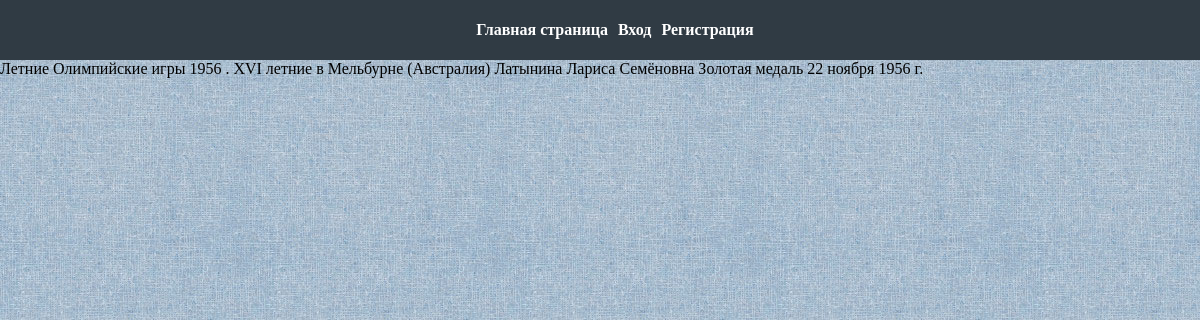
Screenshot of /news/1 with the database file from the repository.
### app/olimp/models.py (models this page shows, shortened)
class Stand(models.Model):
    stand_name = models.CharField(
        max_length=20,
        verbose_name="Заголовок записи",
        null=False,
        blank=False,
    )
    stand_description = models.TextField(
        verbose_name="Описание записи",
        max_length=100,
        null=False,
        blank=False,
    )
    sportsman_id = models.ForeignKey(
        "Sportsman",
        on_delete=models.CASCADE,
        related_name="Sportsman_Stand",
        verbose_name="Спортсмен",
        null=False,
        blank=False,
    )
    view_olimp_id = models.ForeignKey(
        "ViewOlimp",
        on_delete=models.CASCADE,
        related_name="ViewOlimp_Stand",
        verbose_name="Вид олимпийских игр",
        null=False,
        blank=False,
    )
    medal_id = models.ForeignKey(
        "Medal",
        on_delete=models.CASCADE,
        related_name="Medal_Stand",
        verbose_name="Медаль",
        null=False,
        blank=False,
    )
    date_event = models.DateField(
        verbose_name="Дата олимпиады",
        null=True,
        blank=False,
    )
    stand_is_visible = models.BooleanField(
        default=False,
        verbose_name="Скрытая запись",
        null=True,
        blank=True,
    )
    class Meta:
        verbose_name = "СТЕНД"
        verbose_name_plural = "СТЕНД"

class ViewOlimp(models.Model):
    view_olimp_name = models.CharField(
        max_length=50,
        verbose_name="Наименование олимпийских игр",
         null=False,
         blank=False,
    )
    view_olimp_is_visible = models.BooleanField(
        default=False,
        verbose_name="Скрытая запись",
        null=True,
        blank=True,
    )
    def __str__(self):
        return self.view_olimp_name
    class Meta:
        verbose_name = "ВИД ОЛИМПИЙСКИХ ИГР"
        verbose_name_plural = "ВИДЫ ОЛИМПИЙСКИХ ИГР"

class Sportsman(models.Model):
    sportsman_name = models.CharField(
        max_length=50,
        verbose_name="ФИО спортсмена",
        null=False,
        blank=False,
    )
    sportsman_country = models.CharField(
        max_length=30,
        verbose_name="Страна",
        null=False,
        blank=False,
    )
    sportsman_birthday = models.DateField(
        max_length=8,
        verbose_name="Дата рождения",
        null=False,
        blank=False,
    )
    sportsman_biogrpahy = models.TextField(
        verbose_name="Биография",
        null=True,
        blank=True,
    )
    view_sports_id = models.ForeignKey(
        "ViewSports",
        on_delete=models.CASCADE,
        related_name="ViewSports_Sportsman",
        verbose_name="Вид спорта",
        null=False,
        blank=False,
    )
    trener_id = models.ForeignKey(
        "Trener",
        on_delete=models.CASCADE,
        related_name="Trener_Sportsman",
        verbose_name="Тренер",
        null=False,
        blank=False,
    )
    sportsman_img = models.ImageField(
        upload_to="media/sportsman/%y/%m/%d/",
        verbose_name="Загрузить фото",
        null=False,
        blank=False,
    )
    sportsman_is_visible = models.BooleanField(
        default=False,
        verbose_name="Скрытая запись",
        null=True,
        blank=True,
    )
    def __str__(self):
        return self.sportsman_name
    class Meta:
        verbose_name = "СПОРТСМЕНА"
        verbose_name_plural = "СПОРТСМЕНЫ"

class Medal(models.Model):
    medal_name = models.CharField(
        max_length=20,
        verbose_name="Вид медали",
        null=False,
        blank=False,
    )
    medal_is_visible = models.BooleanField(
        default=False,
        verbose_name="Скрытая запись",
        null=True,
        blank=True,
    )
    def __str__(self):
        return self.medal_name
    class Meta:
        verbose_name = "МЕДАЛЬ"
        verbose_name_plural = "МЕДАЛИ"

### app/olimp/views.py (the view)
# urls.py: path('<int:pk>', StandDetail.as_view(), name='stand_detail_view'),
class StandDetail(DetailView):
    model = Stand
    context_object_name = "stands"
    template_name = "stand/stand_detail.html"
    pk_url_kwarg = "pk"

### app/olimp/templates/stand/stand_detail.html
{% extends 'stand/base_stand_detail.html' %}

### templates/stand/base_stand_detail.html (shortened to what this page needs)
{% load static %}
{% include "../inc/_header.html" %}
  {{ stands.stand_name }} {{ stands.stand_description }}  {{ stands.view_olimp_id }} {{ stands.sportsman_id }} {{ stands.medal_id }}  {{ stands.date_event }}
{% include "../inc/_footer.html" %}

### static/css/main.css (style rules this page uses)
body { margin:0px; padding:0px; background-image: url("../img/background.jpg"); background-repeat: repeat; }

### rows the page displays
Stand: stand_name "Летние Олимпийские игры 1956", stand_description ".", view_olimp_id "XVI летние в Мельбурне (Австралия)", sportsman_id "Латынина Лариса Семёновна", medal_id "Золотая медаль", date_event "22 ноября 1956 г."
